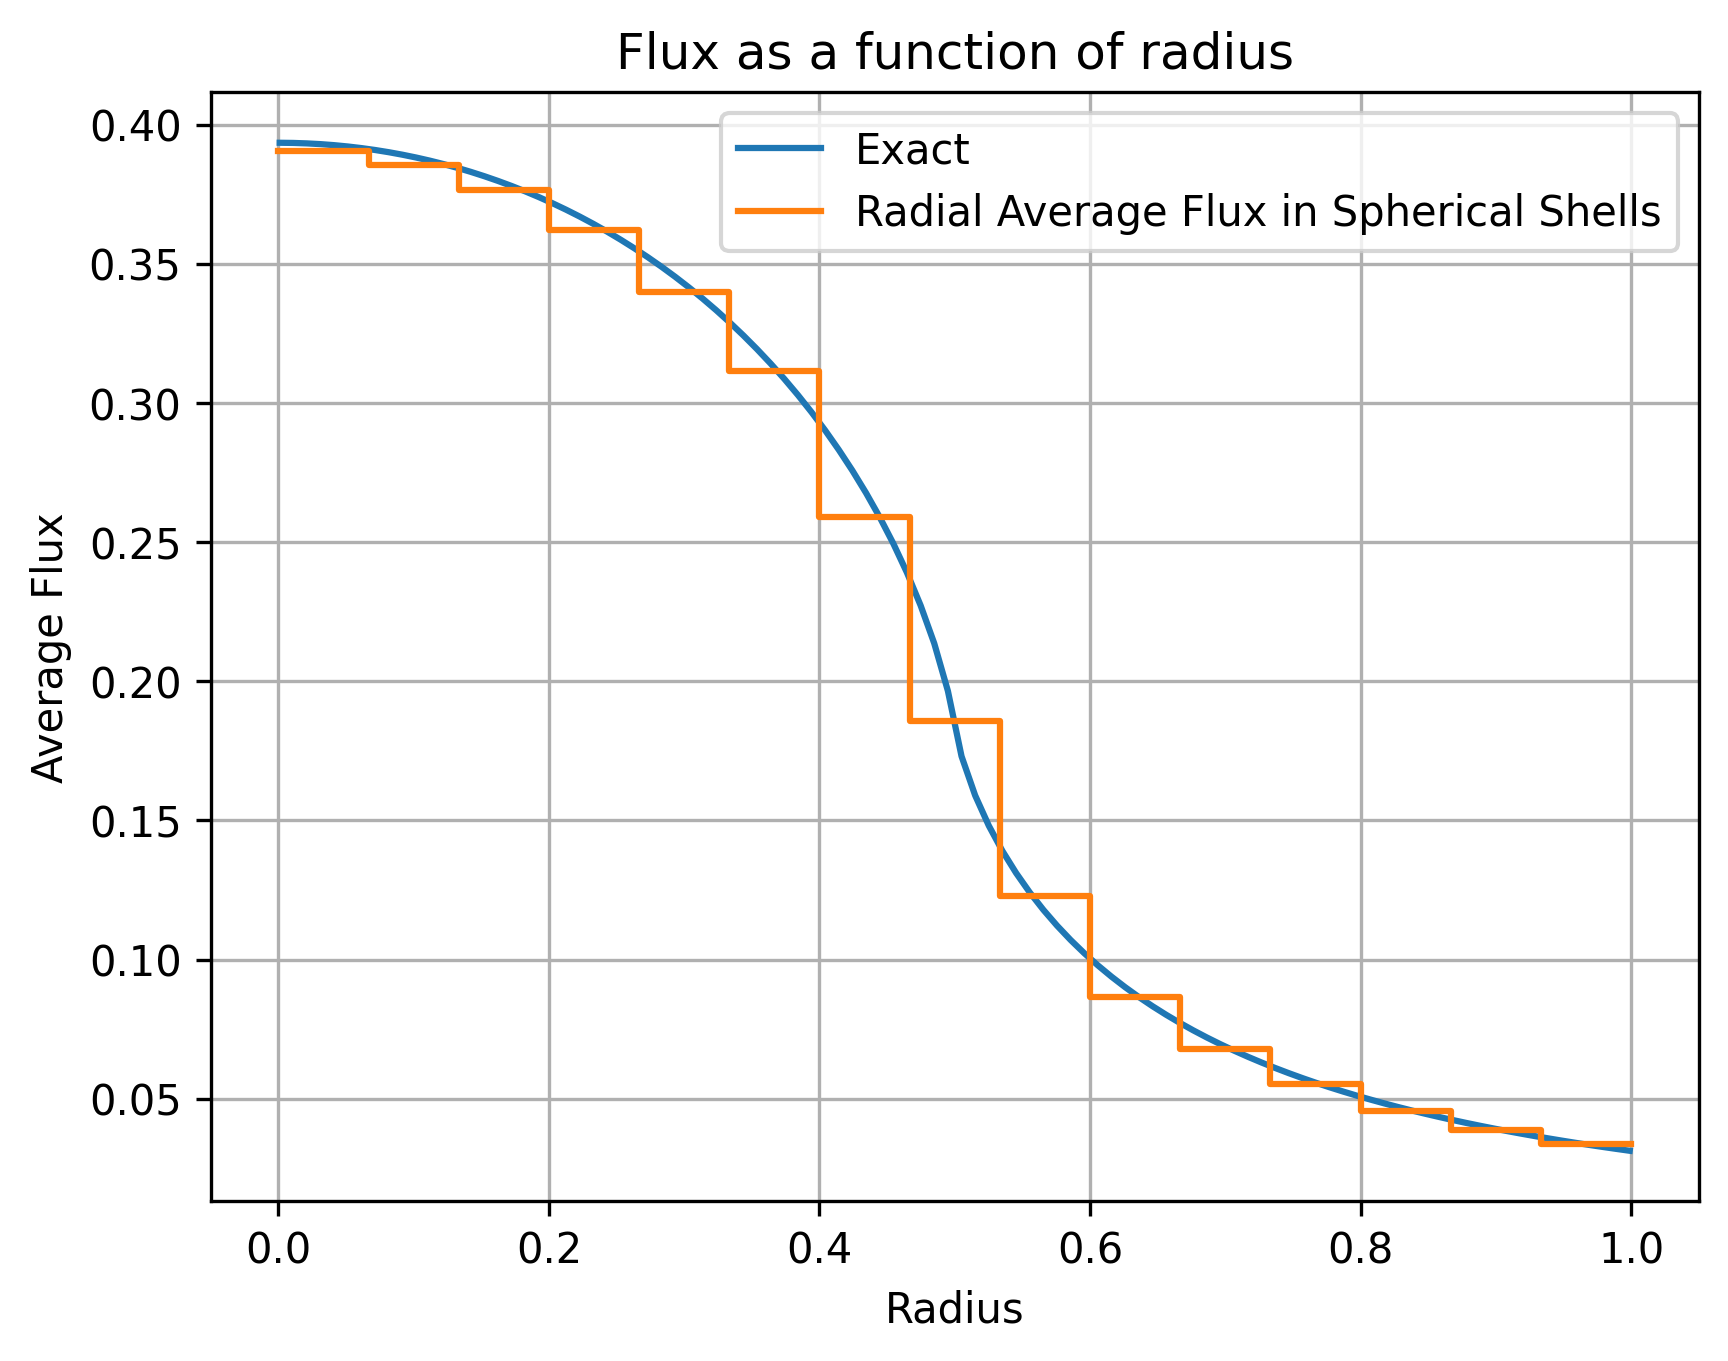

Recreate this plot in Python.
#!/usr/bin/env python3
# -*- coding: utf-8 -*-
"""
Problem 6
Chang, B. (2021a, February 19).
Six 1D polar transport test problems for the deterministic and monte-carlo method.
LLNL-TR-819680
https://www.osti.gov/servlets/purl/1769096
"""

import sys
import os
import numpy as np

if "opensn_console" not in globals():
    from mpi4py import MPI
    size = MPI.COMM_WORLD.size
    rank = MPI.COMM_WORLD.rank
    sys.path.append(os.path.abspath(os.path.join(os.path.dirname(__file__), "../../../../../")))
    from pyopensn.mesh import FromFileMeshGenerator, PETScGraphPartitioner
    from pyopensn.xs import MultiGroupXS
    from pyopensn.aquad import GLCProductQuadrature3DXYZ
    from pyopensn.solver import DiscreteOrdinatesProblem, SteadyStateSolver
    from pyopensn.fieldfunc import FieldFunctionInterpolationVolume
    from pyopensn.logvol import SphereLogicalVolume, BooleanLogicalVolume
    from pyopensn.source import VolumetricSource

if __name__ == "__main__":

    meshgen = FromFileMeshGenerator(
        filename="./meshes/two_region_sphere.msh",
        partitioner=PETScGraphPartitioner(type='parmetis'),
    )
    grid = meshgen.Execute()

    # Create XS
    num_groups = 1
    xs_void = MultiGroupXS()
    xs_void.CreateSimpleOneGroup(sigma_t=0.0, c=0.0)
    xs_mat = MultiGroupXS()
    xs_mat.CreateSimpleOneGroup(sigma_t=1.0, c=0.0)

    # Volumetric source
    mg_src = VolumetricSource(block_ids=[1], group_strength=[1.0])

    # Angular quadrature
    pquad = GLCProductQuadrature3DXYZ(n_polar=2, n_azimuthal=4, scattering_order=0)

    # Solver
    phys = DiscreteOrdinatesProblem(
        mesh=grid,
        num_groups=num_groups,
        groupsets=[
            {
                "groups_from_to": (0, num_groups - 1),
                "angular_quadrature": pquad,
                "inner_linear_method": "petsc_gmres",
                "angle_aggregation_type": "single",
                "angle_aggregation_num_subsets": 1,
                "l_max_its": 500,
                "l_abs_tol": 1.0e-6,
                "gmres_restart_interval": 30,
            },
        ],
        xs_map=[
            {"block_ids": [1], "xs": xs_mat},
            {"block_ids": [2], "xs": xs_void},
        ],
        options={
            "scattering_order": 0,
            "volumetric_sources": [mg_src],
            "boundary_conditions": [
                {"name": "xmin", "type": "vacuum"},
                {"name": "xmax", "type": "vacuum"},
                {"name": "ymin", "type": "vacuum"},
                {"name": "ymax", "type": "vacuum"},
                {"name": "zmin", "type": "vacuum"},
                {"name": "zmax", "type": "vacuum"},
            ],
        },
    )

    ss_solver = SteadyStateSolver(lbs_problem=phys)
    ss_solver.Initialize()
    ss_solver.Execute()

    # Export
    fflist = phys.GetFieldFunctions()

    # Compute the average flux over a logical volume
    def average_flx_logvol(logvol):
        ffvol = FieldFunctionInterpolationVolume()
        ffvol.SetOperationType("avg")
        ffvol.SetLogicalVolume(logvol)
        ffvol.AddFieldFunction(fflist[0])
        ffvol.Initialize()
        ffvol.Execute()
        avgval = ffvol.GetValue()
        return avgval

    # Compute the average flux over spherical shells
    def compute_average_flux(N_logvols, r_max):
        r_vals = np.linspace(0, r_max, N_logvols + 1)
        avg_flx = np.zeros(N_logvols)
        for i in range(N_logvols):
            if i != 0:
                inner_vol = SphereLogicalVolume(r=r_vals[i])
                outer_vol = SphereLogicalVolume(r=r_vals[i + 1])
                logvol = BooleanLogicalVolume(parts=[
                    {"op": True, "lv": outer_vol},
                    {"op": False, "lv": inner_vol},
                ])
            else:
                logvol = SphereLogicalVolume(r=r_vals[i + 1])
            avg_flx[i] = average_flx_logvol(logvol)
        return r_vals, avg_flx

    # Perform the calculation
    N_logvols = 15
    r_vals, avg_flx = compute_average_flux(N_logvols, 1)
    if rank == 0:
        for r, v in zip(r_vals[1:], avg_flx):
            print("end-radius: {:.2f}, avg-value: {:.6f}".format(r, v))

    # Compute the analytical answer
    from scipy.special import exp1
    from scipy.integrate import quad

    def E2(x):
        return np.exp(-x) - x * exp1(x)

    def get_phi(r, q, a, sig):
        if r <= a:
            term1 = (np.exp(-sig * (a - r)) - np.exp(-sig * (a + r))) / sig
            term2 = (a + r) * E2(sig * (a - r))
            term3 = (a - r) * E2(sig * (a + r))
            phi = q * (2 - (1 / (2 * r)) * (term1 + term2 - term3))
        else:
            a2 = a ** 2
            r2 = r ** 2

            def integrand(x):
                return np.exp(-2 * sig * np.sqrt(a2 - r2 * (1 - x ** 2)))

            term = quad(integrand, np.sqrt(1 - a2 / r2), 1)[0]
            phi = q * (1 - np.sqrt(1 - (a2 / r2)) - term)
        return phi

    if rank == 0:
        q = 0.5
        a = 0.5
        sigt = 1.0
        eps = 1e-3
        r_fine = np.linspace(0.0 + eps, 1.0 - eps, 100)
        exact_phi = np.zeros_like(r_fine)
        for i, r in enumerate(r_fine):
            exact_phi[i] = get_phi(r, q, a, sigt)

        import matplotlib.pyplot as plt

        plt.figure()
        plt.plot(r_fine, exact_phi, label='Exact')
        plt.step(
            r_vals, np.append(avg_flx, avg_flx[-1]),
            where='post',
            label='Radial Average Flux in Spherical Shells'
        )
        plt.xlabel("Radius")
        plt.ylabel("Average Flux")
        plt.title("Flux as a function of radius")
        plt.grid(True)
        plt.legend()
        plt.savefig("Problem_6.png", dpi=300, bbox_inches='tight')
        plt.show()
